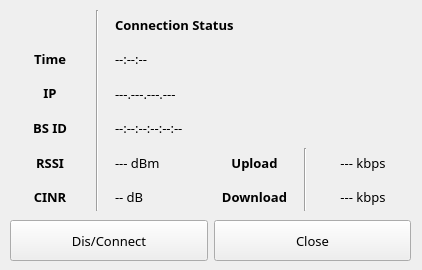
    <widget class="QWidget" name="tabStatus">
     <attribute name="icon">
      <iconset resource="wimaxcmguirc.qrc">
       <normaloff>:/images/status</normaloff>:/images/status</iconset>
     </attribute>
     <attribute name="title">
      <string>Status</string>
     </attribute>
     <widget class="QWidget" name="layoutWidgetCDButtons">
      <property name="geometry">
       <rect>
        <x>10</x>
        <y>220</y>
        <width>401</width>
        <height>41</height>
       </rect>
      </property>
      <property name="font">
       <font>
        <family>Sans Serif</family>
        <pointsize>10</pointsize>
       </font>
      </property>
      <layout class="QHBoxLayout" name="ConnectionButtonHolder">
       <item>
        <widget class="QPushButton" name="buttonCD">
         <property name="sizePolicy">
          <sizepolicy hsizetype="Minimum" vsizetype="Preferred">
           <horstretch>0</horstretch>
           <verstretch>0</verstretch>
          </sizepolicy>
         </property>
         <property name="font">
          <font>
           <family>Sans Serif</family>
           <pointsize>10</pointsize>
          </font>
         </property>
         <property name="text">
          <string>Dis/Connect</string>
         </property>
         <property name="icon">
          <iconset resource="wimaxcmguirc.qrc">
           <normaloff>:/images/activate</normaloff>:/images/activate</iconset>
         </property>
         <property name="iconSize">
          <size>
           <width>24</width>
           <height>24</height>
          </size>
         </property>
        </widget>
       </item>
       <item>
        <widget class="QPushButton" name="buttonClose">
         <property name="sizePolicy">
          <sizepolicy hsizetype="Minimum" vsizetype="Preferred">
           <horstretch>0</horstretch>
           <verstretch>0</verstretch>
          </sizepolicy>
         </property>
         <property name="font">
          <font>
           <family>Sans Serif</family>
           <pointsize>10</pointsize>
          </font>
         </property>
         <property name="text">
          <string>Close</string>
         </property>
         <property name="icon">
          <iconset resource="wimaxcmguirc.qrc">
           <normaloff>:/images/exit</normaloff>:/images/exit</iconset>
         </property>
         <property name="iconSize">
          <size>
           <width>24</width>
           <height>24</height>
          </size>
         </property>
         <property name="shortcut">
          <string>Ctrl+W</string>
         </property>
        </widget>
       </item>
      </layout>
     </widget>
     <widget class="QWidget" name="layoutWidgetStatus">
      <property name="geometry">
       <rect>
        <x>10</x>
        <y>10</y>
        <width>403</width>
        <height>201</height>
       </rect>
      </property>
      <property name="font">
       <font>
        <family>Sans Serif</family>
        <pointsize>10</pointsize>
       </font>
      </property>
      <layout class="QGridLayout" name="ValueHolder">
       <item row="0" column="2" colspan="6">
        <widget class="QLabel" name="statusConnectionState">
         <property name="sizePolicy">
          <sizepolicy hsizetype="MinimumExpanding" vsizetype="Expanding">
           <horstretch>0</horstretch>
           <verstretch>0</verstretch>
          </sizepolicy>
         </property>
         <property name="minimumSize">
          <size>
           <width>140</width>
           <height>0</height>
          </size>
         </property>
         <property name="font">
          <font>
           <family>Sans Serif</family>
           <pointsize>10</pointsize>
           <weight>75</weight>
           <bold>true</bold>
          </font>
         </property>
         <property name="text">
          <string>Connection Status</string>
         </property>
         <property name="alignment">
          <set>Qt::AlignLeading|Qt::AlignLeft|Qt::AlignVCenter</set>
         </property>
         <property name="indent">
          <number>10</number>
         </property>
        </widget>
       </item>
       <item row="1" column="0">
        <widget class="QLabel" name="constTime">
         <property name="font">
          <font>
           <family>Sans Serif</family>
           <pointsize>10</pointsize>
           <weight>75</weight>
           <bold>true</bold>
          </font>
         </property>
         <property name="text">
          <string>Time</string>
         </property>
         <property name="alignment">
          <set>Qt::AlignCenter</set>
         </property>
        </widget>
       </item>
       <item row="4" column="0">
        <widget class="QLabel" name="constRSSI">
         <property name="font">
          <font>
           <family>Sans Serif</family>
           <pointsize>10</pointsize>
           <weight>75</weight>
           <bold>true</bold>
          </font>
         </property>
         <property name="text">
          <string>RSSI</string>
         </property>
         <property name="alignment">
          <set>Qt::AlignCenter</set>
         </property>
        </widget>
       </item>
       <item row="5" column="11">
        <widget class="QLabel" name="statusDL">
         <property name="sizePolicy">
          <sizepolicy hsizetype="MinimumExpanding" vsizetype="Expanding">
           <horstretch>0</horstretch>
           <verstretch>0</verstretch>
          </sizepolicy>
         </property>
         <property name="maximumSize">
          <size>
           <width>100</width>
           <height>16777215</height>
          </size>
         </property>
         <property name="font">
          <font>
           <family>Sans Serif</family>
           <pointsize>10</pointsize>
          </font>
         </property>
         <property name="text">
          <string>--- kbps</string>
         </property>
         <property name="alignment">
          <set>Qt::AlignCenter</set>
         </property>
        </widget>
       </item>
       <item row="4" column="2" colspan="4">
        <widget class="QLabel" name="statusRSSI">
         <property name="sizePolicy">
          <sizepolicy hsizetype="Minimum" vsizetype="Expanding">
           <horstretch>0</horstretch>
           <verstretch>0</verstretch>
          </sizepolicy>
         </property>
         <property name="minimumSize">
          <size>
           <width>100</width>
           <height>0</height>
          </size>
         </property>
         <property name="font">
          <font>
           <family>Sans Serif</family>
           <pointsize>10</pointsize>
          </font>
         </property>
         <property name="text">
          <string>--- dBm</string>
         </property>
         <property name="alignment">
          <set>Qt::AlignLeading|Qt::AlignLeft|Qt::AlignVCenter</set>
         </property>
         <property name="indent">
          <number>10</number>
         </property>
        </widget>
       </item>
       <item row="5" column="0">
        <widget class="QLabel" name="constCINR">
         <property name="font">
          <font>
           <family>Sans Serif</family>
           <pointsize>10</pointsize>
           <weight>75</weight>
           <bold>true</bold>
          </font>
         </property>
         <property name="text">
          <string>CINR</string>
         </property>
         <property name="alignment">
          <set>Qt::AlignCenter</set>
         </property>
        </widget>
       </item>
       <item row="4" column="11">
        <widget class="QLabel" name="statusUL">
         <property name="sizePolicy">
          <sizepolicy hsizetype="MinimumExpanding" vsizetype="Expanding">
           <horstretch>0</horstretch>
           <verstretch>0</verstretch>
          </sizepolicy>
         </property>
         <property name="maximumSize">
          <size>
           <width>100</width>
           <height>16777215</height>
          </size>
         </property>
         <property name="font">
          <font>
           <family>Sans Serif</family>
           <pointsize>10</pointsize>
          </font>
         </property>
         <property name="text">
          <string>--- kbps</string>
         </property>
         <property name="alignment">
          <set>Qt::AlignCenter</set>
         </property>
        </widget>
       </item>
       <item row="5" column="2" colspan="4">
        <widget class="QLabel" name="statusCINR">
         <property name="sizePolicy">
          <sizepolicy hsizetype="Minimum" vsizetype="Expanding">
           <horstretch>0</horstretch>
           <verstretch>0</verstretch>
          </sizepolicy>
         </property>
         <property name="minimumSize">
          <size>
           <width>100</width>
           <height>0</height>
          </size>
         </property>
         <property name="font">
          <font>
           <family>Sans Serif</family>
           <pointsize>10</pointsize>
          </font>
         </property>
         <property name="text">
          <string>-- dB</string>
         </property>
         <property name="alignment">
          <set>Qt::AlignLeading|Qt::AlignLeft|Qt::AlignVCenter</set>
         </property>
         <property name="indent">
          <number>10</number>
         </property>
        </widget>
       </item>
       <item row="2" column="2" colspan="6">
        <widget class="QLabel" name="statusIP">
         <property name="sizePolicy">
          <sizepolicy hsizetype="MinimumExpanding" vsizetype="Expanding">
           <horstretch>0</horstretch>
           <verstretch>0</verstretch>
          </sizepolicy>
         </property>
         <property name="minimumSize">
          <size>
           <width>140</width>
           <height>0</height>
          </size>
         </property>
         <property name="font">
          <font>
           <family>Sans Serif</family>
           <pointsize>10</pointsize>
          </font>
         </property>
         <property name="text">
          <string>---.---.---.---</string>
         </property>
         <property name="alignment">
          <set>Qt::AlignLeading|Qt::AlignLeft|Qt::AlignVCenter</set>
         </property>
         <property name="indent">
          <number>10</number>
         </property>
        </widget>
       </item>
       <item row="1" column="2" colspan="6">
        <widget class="QLabel" name="statusTime">
         <property name="sizePolicy">
          <sizepolicy hsizetype="MinimumExpanding" vsizetype="Expanding">
           <horstretch>0</horstretch>
           <verstretch>0</verstretch>
          </sizepolicy>
         </property>
         <property name="minimumSize">
          <size>
           <width>140</width>
           <height>0</height>
          </size>
         </property>
         <property name="font">
          <font>
           <family>Sans Serif</family>
           <pointsize>10</pointsize>
          </font>
         </property>
         <property name="text">
          <string>--:--:--</string>
         </property>
         <property name="alignment">
          <set>Qt::AlignLeading|Qt::AlignLeft|Qt::AlignVCenter</set>
         </property>
         <property name="indent">
          <number>10</number>
         </property>
        </widget>
       </item>
       <item row="0" column="0">
        <widget class="QLabel" name="StatusIcon">
         <property name="font">
          <font>
           <family>Sans Serif</family>
           <pointsize>10</pointsize>
          </font>
         </property>
         <property name="text">
          <string/>
         </property>
         <property name="pixmap">
          <pixmap resource="wimaxcmguirc.qrc">:/images/nodevice</pixmap>
         </property>
         <property name="alignment">
          <set>Qt::AlignCenter</set>
         </property>
        </widget>
       </item>
       <item row="0" column="1" rowspan="6">
        <widget class="Line" name="lineValuesDevider">
         <property name="sizePolicy">
          <sizepolicy hsizetype="Fixed" vsizetype="Expanding">
           <horstretch>0</horstretch>
           <verstretch>0</verstretch>
          </sizepolicy>
         </property>
         <property name="font">
          <font>
           <family>Sans Serif</family>
           <pointsize>10</pointsize>
          </font>
         </property>
         <property name="orientation">
          <enum>Qt::Vertical</enum>
         </property>
        </widget>
       </item>
       <item row="0" column="8" rowspan="4" colspan="4">
        <widget class="QLabel" name="NetworkQualityMeter">
         <property name="sizePolicy">
          <sizepolicy hsizetype="Fixed" vsizetype="Fixed">
           <horstretch>0</horstretch>
           <verstretch>0</verstretch>
          </sizepolicy>
         </property>
         <property name="minimumSize">
          <size>
           <width>128</width>
           <height>128</height>
          </size>
         </property>
         <property name="maximumSize">
          <size>
           <width>128</width>
           <height>128</height>
          </size>
         </property>
         <property name="font">
          <font>
           <family>Sans Serif</family>
          </font>
         </property>
         <property name="text">
          <string/>
         </property>
         <property name="pixmap">
          <pixmap resource="wimaxcmguirc.qrc">:/images/1</pixmap>
         </property>
         <property name="alignment">
          <set>Qt::AlignCenter</set>
         </property>
        </widget>
       </item>
       <item row="4" column="10" rowspan="2">
        <widget class="Line" name="lineULDLDevider">
         <property name="sizePolicy">
          <sizepolicy hsizetype="Fixed" vsizetype="Expanding">
           <horstretch>0</horstretch>
           <verstretch>0</verstretch>
          </sizepolicy>
         </property>
         <property name="font">
          <font>
           <family>Sans Serif</family>
           <pointsize>10</pointsize>
          </font>
         </property>
         <property name="orientation">
          <enum>Qt::Vertical</enum>
         </property>
        </widget>
       </item>
       <item row="4" column="6" colspan="4">
        <widget class="QLabel" name="constUL">
         <property name="sizePolicy">
          <sizepolicy hsizetype="MinimumExpanding" vsizetype="Expanding">
           <horstretch>0</horstretch>
           <verstretch>0</verstretch>
          </sizepolicy>
         </property>
         <property name="font">
          <font>
           <family>Sans Serif</family>
           <pointsize>10</pointsize>
           <weight>75</weight>
           <bold>true</bold>
          </font>
         </property>
         <property name="text">
          <string>Upload</string>
         </property>
         <property name="alignment">
          <set>Qt::AlignCenter</set>
         </property>
        </widget>
       </item>
       <item row="2" column="0">
        <widget class="QPushButton" name="buttonRefreshIP">
         <property name="font">
          <font>
           <family>Sans Serif</family>
           <weight>75</weight>
           <bold>true</bold>
          </font>
         </property>
         <property name="text">
          <string>IP</string>
         </property>
         <property name="flat">
          <bool>true</bool>
         </property>
        </widget>
       </item>
       <item row="3" column="0">
        <widget class="QPushButton" name="buttonSetBSID">
         <property name="font">
          <font>
           <weight>75</weight>
           <bold>true</bold>
          </font>
         </property>
         <property name="text">
          <string>BS ID</string>
         </property>
         <property name="flat">
          <bool>true</bool>
         </property>
        </widget>
       </item>
       <item row="5" column="6" colspan="4">
        <widget class="QLabel" name="constDL">
         <property name="sizePolicy">
          <sizepolicy hsizetype="MinimumExpanding" vsizetype="Expanding">
           <horstretch>0</horstretch>
           <verstretch>0</verstretch>
          </sizepolicy>
         </property>
         <property name="font">
          <font>
           <family>Sans Serif</family>
           <pointsize>10</pointsize>
           <weight>75</weight>
           <bold>true</bold>
          </font>
         </property>
         <property name="text">
          <string>Download</string>
         </property>
         <property name="alignment">
          <set>Qt::AlignCenter</set>
         </property>
        </widget>
       </item>
       <item row="3" column="2" colspan="6">
        <widget class="QLabel" name="statusBSID">
         <property name="sizePolicy">
          <sizepolicy hsizetype="MinimumExpanding" vsizetype="Expanding">
           <horstretch>0</horstretch>
           <verstretch>0</verstretch>
          </sizepolicy>
         </property>
         <property name="minimumSize">
          <size>
           <width>140</width>
           <height>0</height>
          </size>
         </property>
         <property name="font">
          <font>
           <family>Sans Serif</family>
           <pointsize>10</pointsize>
          </font>
         </property>
         <property name="text">
          <string>--:--:--:--:--:--</string>
         </property>
         <property name="alignment">
          <set>Qt::AlignLeading|Qt::AlignLeft|Qt::AlignVCenter</set>
         </property>
         <property name="indent">
          <number>10</number>
         </property>
        </widget>
       </item>
      </layout>
     </widget>
    </widget>
